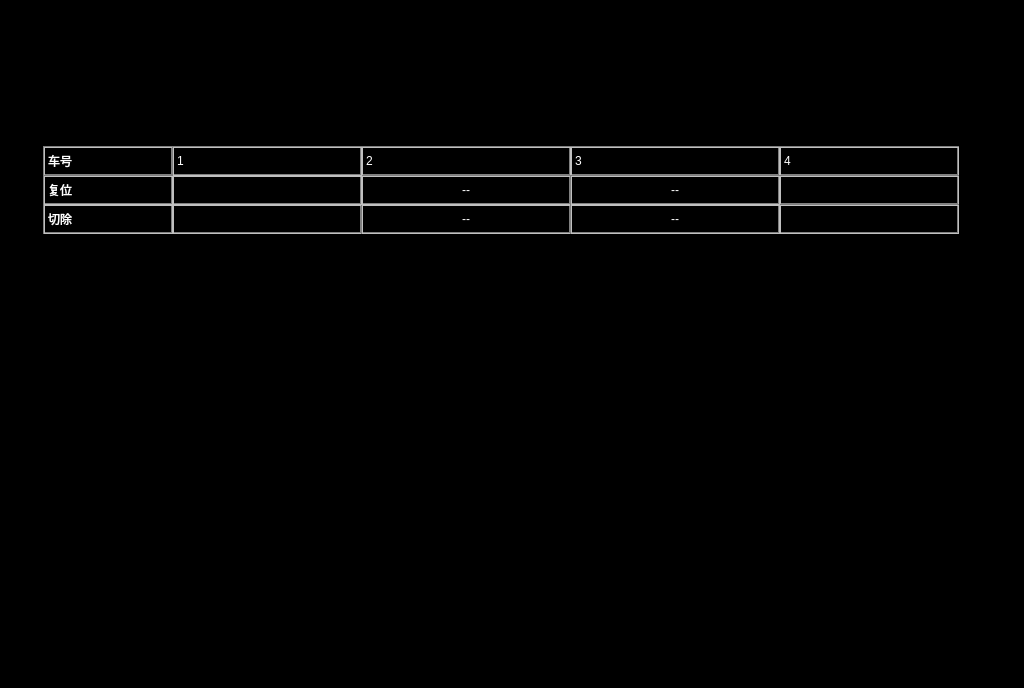
<?xml version="1.0" encoding="UTF-8"?>
<ui version="4.0">
 <class>SIVTestPage</class>
 <widget class="QWidget" name="SIVTestPage">
  <property name="geometry">
   <rect>
    <x>0</x>
    <y>0</y>
    <width>1024</width>
    <height>688</height>
   </rect>
  </property>
  <property name="windowTitle">
   <string>Form</string>
  </property>
  <property name="styleSheet">
   <string notr="true">QLabel
{
	color: white;
	border: 2px groove, gray;
    border-color: gray;
	font: 20px, &quot;SimHei&quot;;	
}

QWidget
{
	background-color: black;
}

QPushButton
{
	font: 20px, &quot;SimHei&quot;;
    color: black;
	background-color: rgb(250, 250, 250);
	border-radius: 5px;
}</string>
  </property>
  <widget class="QLabel" name="label_CCU4">
   <property name="geometry">
    <rect>
     <x>779</x>
     <y>146</y>
     <width>180</width>
     <height>30</height>
    </rect>
   </property>
   <property name="text">
    <string>4</string>
   </property>
  </widget>
  <widget class="QLabel" name="label_cut1">
   <property name="geometry">
    <rect>
     <x>172</x>
     <y>204</y>
     <width>190</width>
     <height>30</height>
    </rect>
   </property>
   <property name="layoutDirection">
    <enum>Qt::LeftToRight</enum>
   </property>
   <property name="text">
    <string/>
   </property>
   <property name="alignment">
    <set>Qt::AlignCenter</set>
   </property>
  </widget>
  <widget class="QLabel" name="label_CCU3">
   <property name="geometry">
    <rect>
     <x>570</x>
     <y>146</y>
     <width>210</width>
     <height>30</height>
    </rect>
   </property>
   <property name="text">
    <string>3</string>
   </property>
  </widget>
  <widget class="QLabel" name="label_CCU2">
   <property name="geometry">
    <rect>
     <x>361</x>
     <y>146</y>
     <width>210</width>
     <height>30</height>
    </rect>
   </property>
   <property name="text">
    <string>2</string>
   </property>
  </widget>
  <widget class="QLabel" name="label_reset4">
   <property name="geometry">
    <rect>
     <x>779</x>
     <y>175</y>
     <width>180</width>
     <height>30</height>
    </rect>
   </property>
   <property name="text">
    <string/>
   </property>
   <property name="alignment">
    <set>Qt::AlignCenter</set>
   </property>
  </widget>
  <widget class="QLabel" name="label_cut4">
   <property name="geometry">
    <rect>
     <x>779</x>
     <y>204</y>
     <width>180</width>
     <height>30</height>
    </rect>
   </property>
   <property name="text">
    <string/>
   </property>
   <property name="alignment">
    <set>Qt::AlignCenter</set>
   </property>
  </widget>
  <widget class="QLabel" name="label_cut">
   <property name="geometry">
    <rect>
     <x>43</x>
     <y>204</y>
     <width>130</width>
     <height>30</height>
    </rect>
   </property>
   <property name="styleSheet">
    <string notr="true"/>
   </property>
   <property name="text">
    <string>切除</string>
   </property>
  </widget>
  <widget class="QLabel" name="label_CCU">
   <property name="geometry">
    <rect>
     <x>43</x>
     <y>146</y>
     <width>130</width>
     <height>30</height>
    </rect>
   </property>
   <property name="text">
    <string>车号</string>
   </property>
  </widget>
  <widget class="QLabel" name="label_cut2">
   <property name="geometry">
    <rect>
     <x>361</x>
     <y>204</y>
     <width>210</width>
     <height>30</height>
    </rect>
   </property>
   <property name="styleSheet">
    <string notr="true"/>
   </property>
   <property name="text">
    <string>--</string>
   </property>
   <property name="alignment">
    <set>Qt::AlignCenter</set>
   </property>
  </widget>
  <widget class="QLabel" name="label_reset2">
   <property name="geometry">
    <rect>
     <x>361</x>
     <y>175</y>
     <width>210</width>
     <height>30</height>
    </rect>
   </property>
   <property name="styleSheet">
    <string notr="true"/>
   </property>
   <property name="text">
    <string>--</string>
   </property>
   <property name="alignment">
    <set>Qt::AlignCenter</set>
   </property>
  </widget>
  <widget class="QLabel" name="label_reset1">
   <property name="geometry">
    <rect>
     <x>172</x>
     <y>175</y>
     <width>190</width>
     <height>30</height>
    </rect>
   </property>
   <property name="layoutDirection">
    <enum>Qt::LeftToRight</enum>
   </property>
   <property name="text">
    <string/>
   </property>
   <property name="alignment">
    <set>Qt::AlignCenter</set>
   </property>
  </widget>
  <widget class="QLabel" name="label_reset">
   <property name="geometry">
    <rect>
     <x>43</x>
     <y>175</y>
     <width>130</width>
     <height>30</height>
    </rect>
   </property>
   <property name="styleSheet">
    <string notr="true"/>
   </property>
   <property name="text">
    <string>复位</string>
   </property>
  </widget>
  <widget class="QLabel" name="label_cut3">
   <property name="geometry">
    <rect>
     <x>570</x>
     <y>204</y>
     <width>210</width>
     <height>30</height>
    </rect>
   </property>
   <property name="styleSheet">
    <string notr="true"/>
   </property>
   <property name="text">
    <string>--</string>
   </property>
   <property name="alignment">
    <set>Qt::AlignCenter</set>
   </property>
  </widget>
  <widget class="QLabel" name="label_CCU1">
   <property name="geometry">
    <rect>
     <x>172</x>
     <y>146</y>
     <width>190</width>
     <height>30</height>
    </rect>
   </property>
   <property name="text">
    <string>1</string>
   </property>
  </widget>
  <widget class="QLabel" name="label_reset3">
   <property name="geometry">
    <rect>
     <x>570</x>
     <y>175</y>
     <width>210</width>
     <height>30</height>
    </rect>
   </property>
   <property name="styleSheet">
    <string notr="true"/>
   </property>
   <property name="text">
    <string>--</string>
   </property>
   <property name="alignment">
    <set>Qt::AlignCenter</set>
   </property>
  </widget>
 </widget>
 <resources/>
 <connections/>
</ui>
